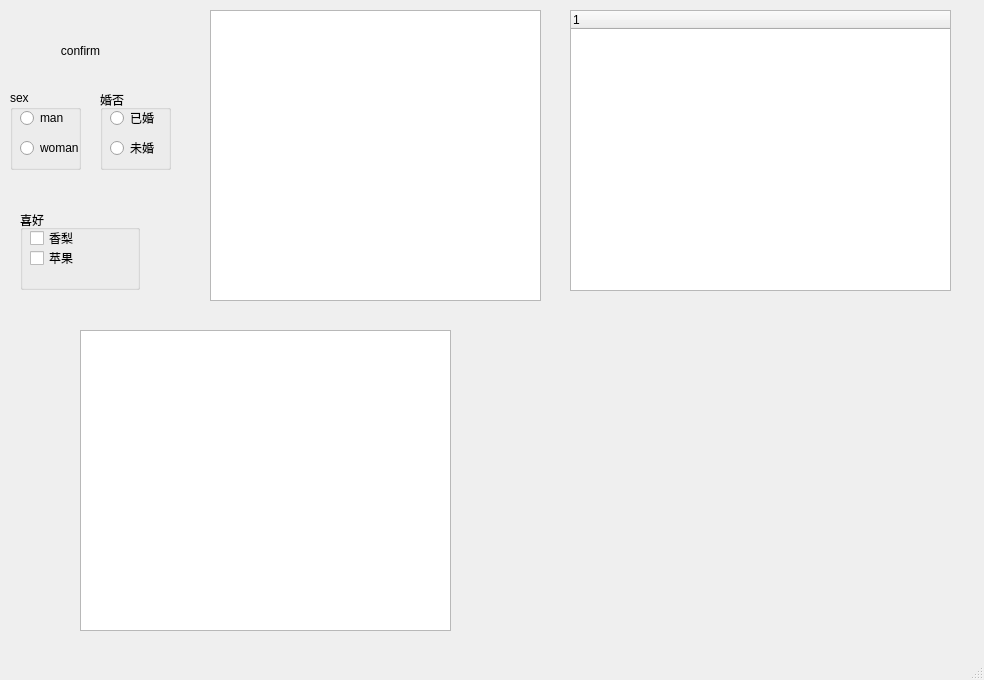
<?xml version="1.0" encoding="UTF-8"?>
<ui version="4.0">
 <class>MainWindow</class>
 <widget class="QMainWindow" name="MainWindow">
  <property name="geometry">
   <rect>
    <x>0</x>
    <y>0</y>
    <width>984</width>
    <height>680</height>
   </rect>
  </property>
  <property name="windowTitle">
   <string>MainWindow</string>
  </property>
  <property name="toolButtonStyle">
   <enum>Qt::ToolButtonTextBesideIcon</enum>
  </property>
  <widget class="QWidget" name="centralwidget">
   <widget class="QToolButton" name="resBtnName">
    <property name="geometry">
     <rect>
      <x>40</x>
      <y>30</y>
      <width>81</width>
      <height>41</height>
     </rect>
    </property>
    <property name="text">
     <string>confirm</string>
    </property>
    <property name="icon">
     <iconset>
      <normaloff>:/7/Image/OnePiece.png</normaloff>:/7/Image/OnePiece.png</iconset>
    </property>
    <property name="toolButtonStyle">
     <enum>Qt::ToolButtonTextBesideIcon</enum>
    </property>
    <property name="autoRaise">
     <bool>true</bool>
    </property>
   </widget>
   <widget class="QGroupBox" name="groupBox">
    <property name="geometry">
     <rect>
      <x>10</x>
      <y>90</y>
      <width>71</width>
      <height>80</height>
     </rect>
    </property>
    <property name="title">
     <string>sex</string>
    </property>
    <widget class="QRadioButton" name="radioButton_2">
     <property name="geometry">
      <rect>
       <x>10</x>
       <y>50</y>
       <width>89</width>
       <height>16</height>
      </rect>
     </property>
     <property name="text">
      <string>woman</string>
     </property>
    </widget>
    <widget class="QRadioButton" name="radioButton">
     <property name="geometry">
      <rect>
       <x>10</x>
       <y>20</y>
       <width>89</width>
       <height>16</height>
      </rect>
     </property>
     <property name="text">
      <string>man</string>
     </property>
    </widget>
   </widget>
   <widget class="QGroupBox" name="groupBox_2">
    <property name="geometry">
     <rect>
      <x>100</x>
      <y>90</y>
      <width>71</width>
      <height>80</height>
     </rect>
    </property>
    <property name="title">
     <string>婚否</string>
    </property>
    <widget class="QRadioButton" name="radioButton_4">
     <property name="geometry">
      <rect>
       <x>10</x>
       <y>50</y>
       <width>89</width>
       <height>16</height>
      </rect>
     </property>
     <property name="text">
      <string>未婚</string>
     </property>
    </widget>
    <widget class="QRadioButton" name="radioButton_3">
     <property name="geometry">
      <rect>
       <x>10</x>
       <y>20</y>
       <width>89</width>
       <height>16</height>
      </rect>
     </property>
     <property name="text">
      <string>已婚</string>
     </property>
    </widget>
   </widget>
   <widget class="QGroupBox" name="groupBox_3">
    <property name="geometry">
     <rect>
      <x>20</x>
      <y>210</y>
      <width>120</width>
      <height>80</height>
     </rect>
    </property>
    <property name="title">
     <string>喜好</string>
    </property>
    <widget class="QCheckBox" name="ch2">
     <property name="geometry">
      <rect>
       <x>10</x>
       <y>40</y>
       <width>71</width>
       <height>16</height>
      </rect>
     </property>
     <property name="text">
      <string>苹果</string>
     </property>
    </widget>
    <widget class="QCheckBox" name="ch1">
     <property name="geometry">
      <rect>
       <x>10</x>
       <y>20</y>
       <width>71</width>
       <height>16</height>
      </rect>
     </property>
     <property name="text">
      <string>香梨</string>
     </property>
    </widget>
   </widget>
   <widget class="QListWidget" name="listWidget">
    <property name="geometry">
     <rect>
      <x>210</x>
      <y>10</y>
      <width>331</width>
      <height>291</height>
     </rect>
    </property>
   </widget>
   <widget class="QTreeWidget" name="treeWidget">
    <property name="geometry">
     <rect>
      <x>570</x>
      <y>10</y>
      <width>381</width>
      <height>281</height>
     </rect>
    </property>
    <column>
     <property name="text">
      <string notr="true">1</string>
     </property>
    </column>
   </widget>
   <widget class="QTableWidget" name="tableWidget">
    <property name="geometry">
     <rect>
      <x>80</x>
      <y>330</y>
      <width>371</width>
      <height>301</height>
     </rect>
    </property>
   </widget>
  </widget>
  <widget class="QMenuBar" name="menubar">
   <property name="geometry">
    <rect>
     <x>0</x>
     <y>0</y>
     <width>984</width>
     <height>22</height>
    </rect>
   </property>
  </widget>
  <widget class="QStatusBar" name="statusbar"/>
 </widget>
 <resources/>
 <connections/>
</ui>
